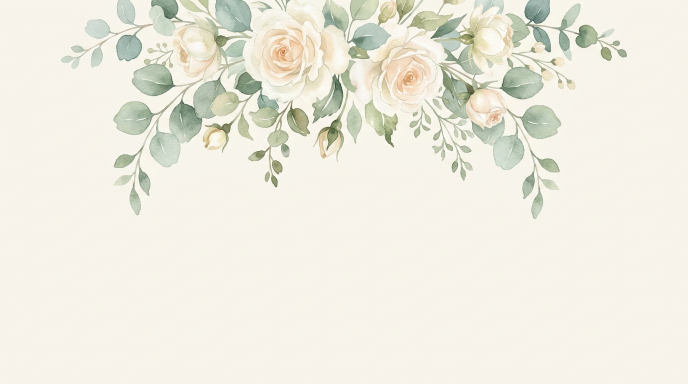
#> input picture assets/watercolor_header.jpg, 1376 x 768 px (shown at 1/2 size)
$ python color_to_alpha.py
#> lines starting #> are read from the running program, lines starting #| are printed output that depends on the picture
from PIL import Image

def color_to_alpha(input_path, output_path, bg_color=(250, 248, 243)):
#> called with input_path = 'assets/watercolor_header.jpg', output_path = 'assets/watercolor_header.png', bg_color = (250, 248, 243)
    img = Image.open(input_path).convert("RGB")
#> img is the input picture: PIL image 1376x768 RGB; mean R, G, B 238, 235.7, 223.8
    data = img.getdata()

    new_data = []
    bg_r, bg_g, bg_b = bg_color

    for r, g, b in data:
        # Normalize to background color being white
        r_adj = min(255, int(r * 255 / bg_r))
        g_adj = min(255, int(g * 255 / bg_g))
        b_adj = min(255, int(b * 255 / bg_b))

        min_adj = min(r_adj, g_adj, b_adj)

        if min_adj >= 253:  # close enough to background
            new_data.append((0, 0, 0, 0))
        else:
            alpha = 255 - min_adj
            # Un-premultiply
            f_r = int((r_adj - min_adj) * 255 / alpha)
            f_g = int((g_adj - min_adj) * 255 / alpha)
            f_b = int((b_adj - min_adj) * 255 / alpha)

            # Boost alpha slightly for watercolor vibrance
            alpha = min(255, int(alpha * 1.3))

            # Constrain F to 0-255
            f_r = max(0, min(255, f_r))
            f_g = max(0, min(255, f_g))
            f_b = max(0, min(255, f_b))

            new_data.append((f_r, f_g, f_b, alpha))
#> this loop made 1056768 passes
#> (r, g, b, r_adj, g_adj, b_adj, min_adj, alpha) on passes 1 to 12: (245, 242, 233, 249, 248, 244, 244, 14), (248, 245, 236, 252, 251, 247, 247, 10), (249, 247, 235, 253, 253, 246, 246, 11), (247, 245, 233, 251, 251, 244, 244, 14), (248, 246, 234, 252, 252, 245, 245, 13), (249, 247, 235, 253, 253, 246, 246, 11), (250, 248, 236, 255, 255, 247, 247, 10), (247, 245, 233, 251, 251, 244, 244, 14), (248, 246, 234, 252, 252, 245, 245, 13), (250, 248, 236, 255, 255, 247, 247, 10), (249, 245, 236, 253, 251, 247, 247, 10), (246, 242, 233, 250, 248, 244, 244, 14)
#> (r, g, b, r_adj, g_adj, b_adj, min_adj, alpha) on pass 59: (248, 244, 235, 252, 250, 246, 246, 9)

    img = Image.new("RGBA", img.size)
#> img: PIL image 1376x768 RGBA; every value is 0
    img.putdata(new_data)
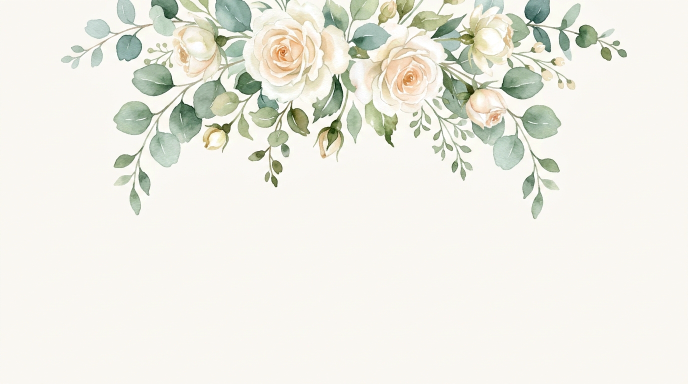
#> img: PIL image 1376x768 RGBA (shown at 1/2 size); mean R, G, B, A 141, 108.6, 1.1, 27.1; transparent parts drawn white
    img.save(output_path, "PNG")

print("Processing images...")
color_to_alpha("assets/watercolor_header.jpg", "assets/watercolor_header.png")
color_to_alpha("assets/watercolor_footer.jpg", "assets/watercolor_footer.png")
#> call 2 of color_to_alpha, with input_path = 'assets/watercolor_footer.jpg', output_path = 'assets/watercolor_footer.png', bg_color = (250, 248, 243)
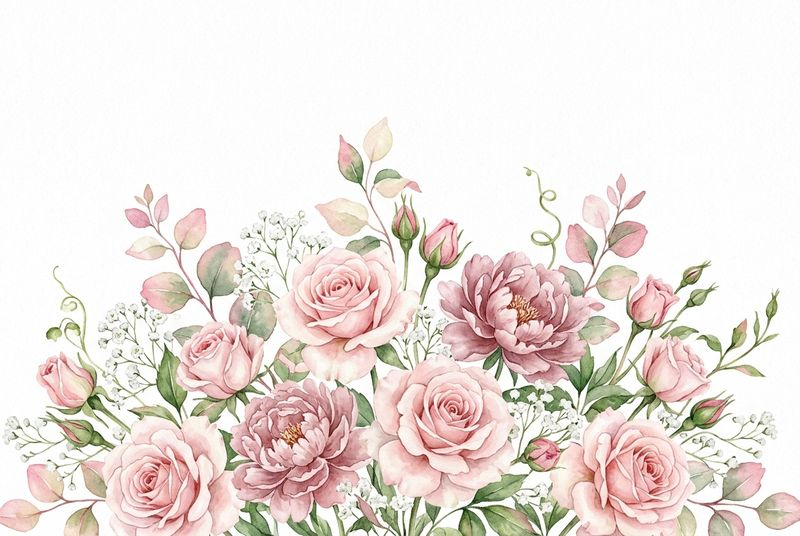
#> input picture assets/watercolor_footer.jpg, 800 x 536 px
#> in color_to_alpha, img is the input picture: PIL image 800x536 RGB; mean R, G, B 235.7, 226.3, 221.4
#> the loop in color_to_alpha (call 2), `for r, g, b in data:` made 428800 passes
#> (r, g, b) on passes 1 to 3: (253, 253, 253), (253, 253, 253), (253, 253, 253)
#> in color_to_alpha (call 2), `img = Image.new("RGBA", img.size)`: img: PIL image 800x536 RGBA; every value is 0
#> in color_to_alpha (call 2), `img.putdata(new_data)`:
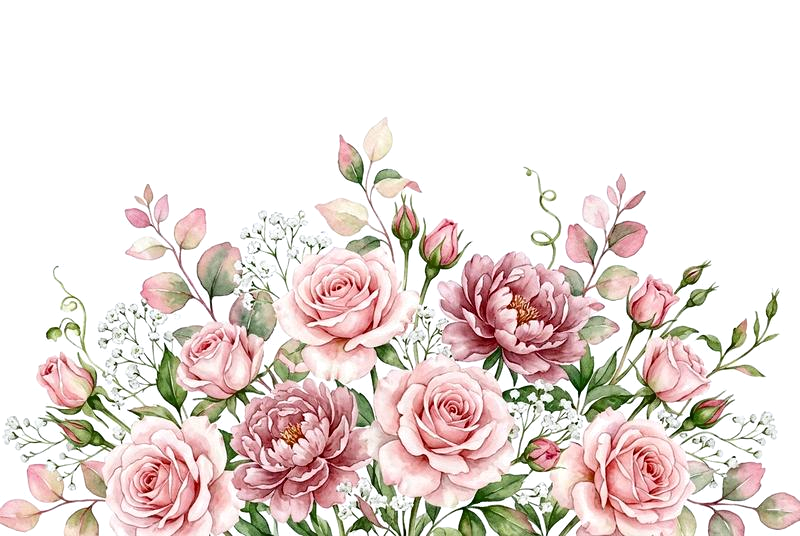
#> img: PIL image 800x536 RGBA; mean R, G, B, A 60.1, 19, 7.9, 38.1; transparent parts drawn white
color_to_alpha("assets/watercolor_divider.jpg", "assets/watercolor_divider.png")
#> call 3 of color_to_alpha, with input_path = 'assets/watercolor_divider.jpg', output_path = 'assets/watercolor_divider.png', bg_color = (250, 248, 243)
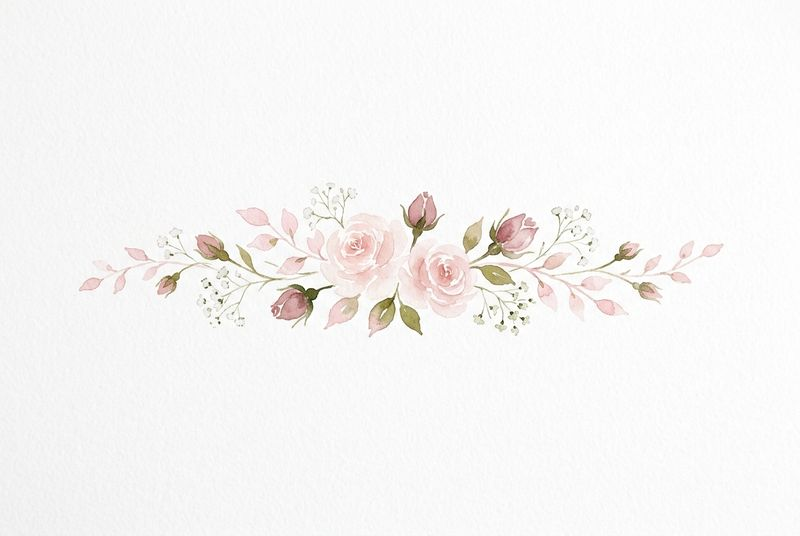
#> input picture assets/watercolor_divider.jpg, 800 x 536 px
#> in color_to_alpha, img is the input picture: PIL image 800x536 RGB; mean R, G, B 247, 245.8, 244.8
#> the loop in color_to_alpha (call 3), `for r, g, b in data:` made 428800 passes
#> (r, g, b) on passes 1 to 3: (244, 244, 242), (244, 244, 242), (244, 244, 242)
print("Done!")
